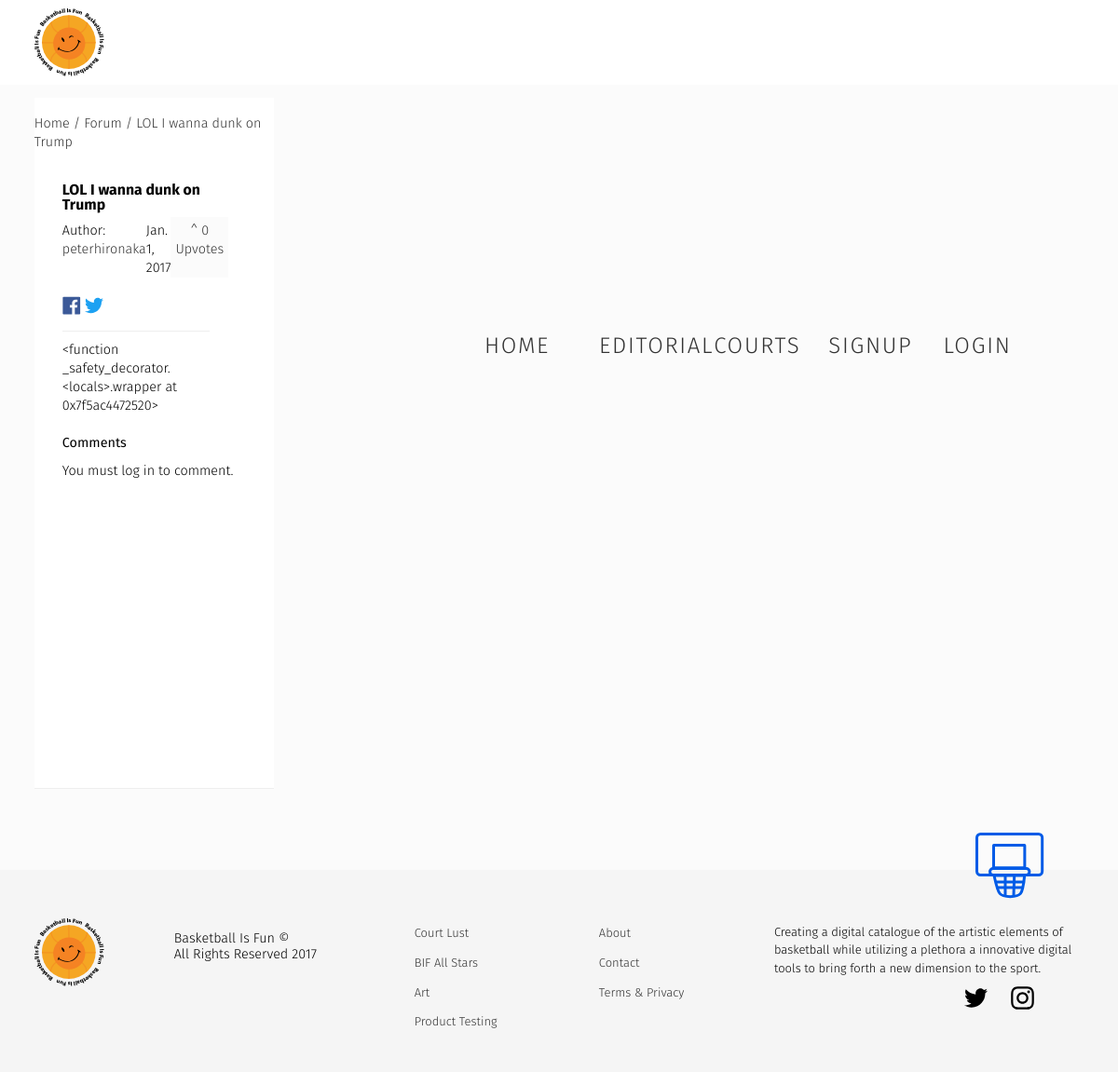
The app's page /forum/lol-i-wanna-dunk-on-trump/, older data.
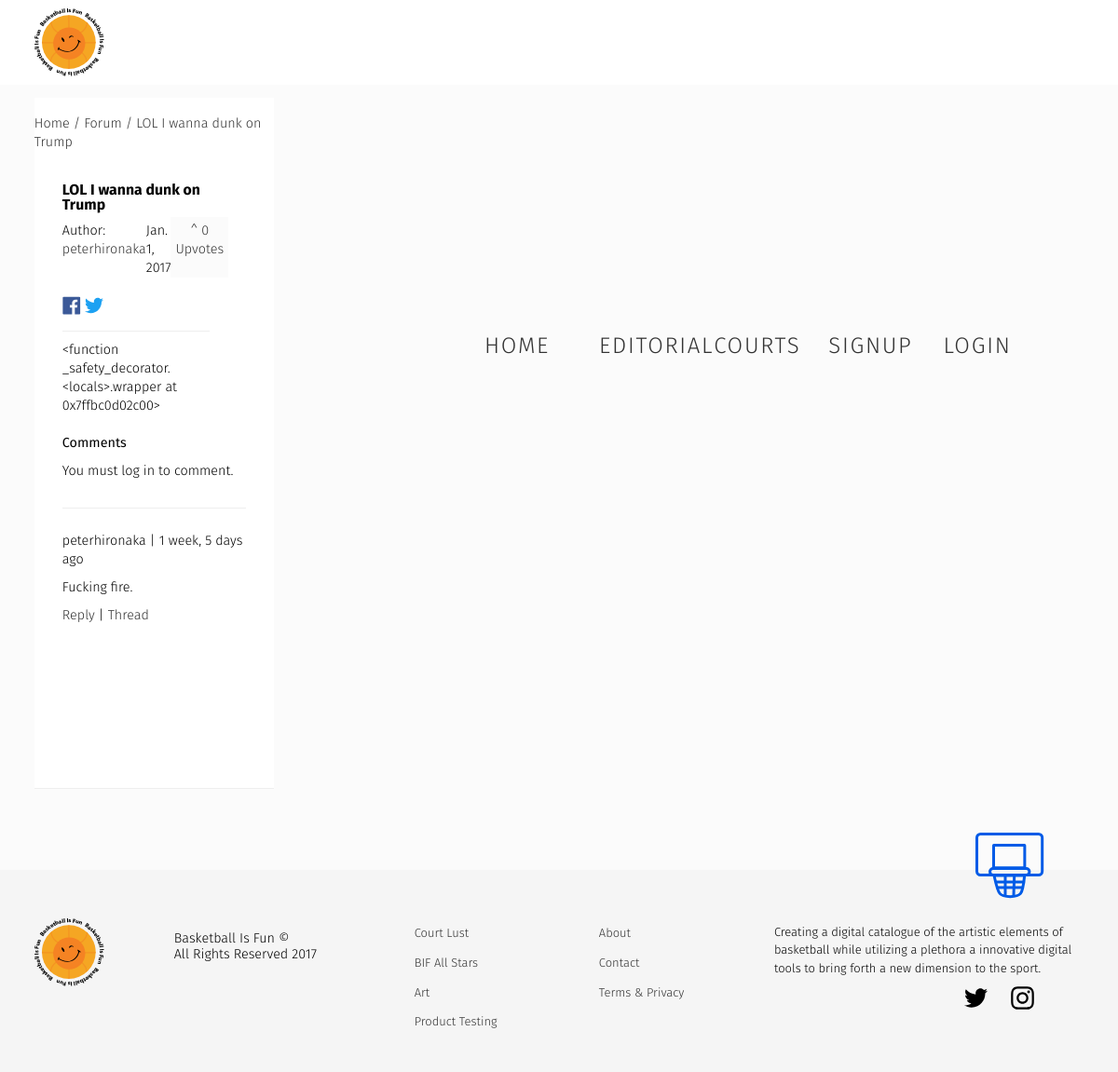
The same page, newer data.
### forum/models.py (models this page shows, shortened)
class Forum(models.Model):
    user = models.ForeignKey(settings.AUTH_USER_MODEL, default=1)
    title = models.CharField(max_length=120)
    slug = models.SlugField(unique=True)
    height_field = models.IntegerField(default=0)
    width_field = models.IntegerField(default=0)
    content = models.TextField()
    likes = models.ManyToManyField(settings.AUTH_USER_MODEL, blank=True, related_name='forum_likes')
    draft = models.BooleanField(default=False)
    publish = models.DateField(auto_now=False, auto_now_add=False)
    updated = models.DateTimeField(auto_now=True, auto_now_add=False)
    timestamp = models.DateTimeField(auto_now=False, auto_now_add=True)
    objects = ForumManager()
    def get_absolute_url(self):
        return reverse("forum:detail", kwargs={"slug": self.slug})
    def get_like_url(self):
        return reverse("forum:like-toggle", kwargs={"slug": self.slug})
    def get_api_like_url(self):
        return reverse("forum:like-api-toggle", kwargs={"slug": self.slug})
    class Meta:
        ordering = ["-timestamp", "-updated"]
    def get_markdown(self):
        content = self.content
        markdown_text = markdown(content)
        return mark_safe(markdown_text)
    @property
    def comments(self):
        instance = self
        qs = Comment.objects.filter_by_instance(instance)
        return qs
    @property
    def get_content_type(self):
        instance = self
        content_type = ContentType.objects.get_for_model(instance.__class__)
        return content_type

### comments/models.py (models this page shows, shortened)
class Comment(models.Model):
    user        = models.ForeignKey(settings.AUTH_USER_MODEL, default=1)
    content_type = models.ForeignKey(ContentType, on_delete=models.CASCADE)
    object_id = models.PositiveIntegerField()
    content_object = GenericForeignKey('content_type', 'object_id')
    parent      = models.ForeignKey("self", null=True, blank=True)
    content     = models.TextField()
    timestamp   = models.DateTimeField(auto_now_add=True)
    objects = CommentManager()
    class Meta:
        ordering = ['-timestamp']
    def get_absolute_url(self):
        return reverse("comments:thread", kwargs={"id": self.id})
    def children(self): #replies
        return Comment.objects.filter(parent=self)

### forum/views.py (the view, shortened to what this page needs)
# urls.py: url(r'^forum/(?P<slug>[\w-]+)/$', forum_detail, name='detail'),
def forum_detail(request, slug=None):
	instance = get_object_or_404(Forum, slug=slug)
	if instance.publish > timezone.now().date() or instance.draft:
		if not request.user:
			raise Http404
	share_string = quote_plus(instance.content)
	initial_data = {
			"content_type": instance.get_content_type,
			"object_id": instance.id
	}
	form = CommentForm(request.POST or None, initial=initial_data)
	comments = instance.comments
	context = {
		"title": instance.title,
		"instance": instance,
		"share_string": share_string,
		"comments": comments,
		"comment_form":form,
	}
	return render(request, "forum_detail.html", context)

### comments/models.py (called while the page is built)
    def filter_by_instance(self, instance):
        content_type = ContentType.objects.get_for_model(instance.__class__)
        obj_id = instance.id
        qs = super(CommentManager, self).filter(content_type=content_type, object_id= obj_id).filter(parent=None)
        return qs

### posts/templatetags/urlify.py (called while the page is built)
@register.filter
def urlify(value):
	return quote_plus(value)

### templates/forum_detail.html (shortened to what this page needs)
{% extends "base.html" %}
{% load urlify %}
{% load crispy_forms_tags %}
{% block post_detail_link %}
<div class="forum-post-content">
    <ol class="breadcrumb">
        <li ><a href='{% url "forum:list" %}'>Home /</a> </li>
        <li ><a href='{% url "forum:list" %}'>Forum /</a> </li>
        <li><a href='{{ instance.get_absolute_url }}'> {{instance.title}} </a></li>
    </ol>
{% endblock  %}
{% block content %}
<div class="forum-content--post">
<h3>{{ title }} <small>{% if instance.draft %}<span style='color:red;'>Draft</span> {% endif %}</small></h3>
<div class="caption">
<p>Author: <a href="/profiles/{{ instance.user }}">{{ instance.user }}</a></p>
<p>{{ instance.publish }}</p>
<a class='like-btn' data-href='{{ instance.get_api_like_url }}' data-likes='{{ instance.likes.count }}' href='{{ instance.get_like_url }}'> ^ {{ instance.likes.count }} Upvotes</a>
    </div>
<p>
<a href="https://www.facebook.com/sharer/sharer.php?u={{ request.build_absolute_uri }}">
</a>
<a href="https://twitter.com/home?status={{ instance.content|truncatechars:80|urlify }}%20{{ request.build_absolute_uri }}">
</a>
</p>
<div class='row'>
<div class='col-sm-12 '>
   <div class='post-detail-item'>{{ instance.get_markdown }}</div>
    <div>
        <p class='lead'>Comments</p>
        {% if request.user.is_authenticated %}
        <form method="POST" action="."> {% csrf_token %}
            {{ comment_form|crispy }}
            <input type='submit' value='Post comment' class='search-button'>
        </form>
        {% else %}
        <p>You must log in to comment.</p>
        {% endif %}
        {% for comment in comments %}
        <div class="forum-content--comments">
          <p> {{ comment.user }} | {{ comment.timestamp|timesince }} ago  </p>
          <p>{{ comment.content }}</p>
          <div> <a class='comment-reply-btn' href='#'>Reply</a> | <a class='' href='{{ comment.get_absolute_url }}'>Thread</a></div>
        </div>
        {% endfor %}
    </div>
</div>
</div>
</div>
</div>
{% endblock content %}

Row changes from the older to the newer data that the page shows:
computed for Forum "LOL I wanna dunk on Trump": get_markdown "<function _safety_decorator.<locals>.wrapper at 0x7f5ac4472520>" → "<function _safety_decorator.<locals>.wrapper at 0x7ffbc0d02c00>"
added Comment: user "peterhironaka", timestamp "1 week, 5 days", content "Fucking fire."
